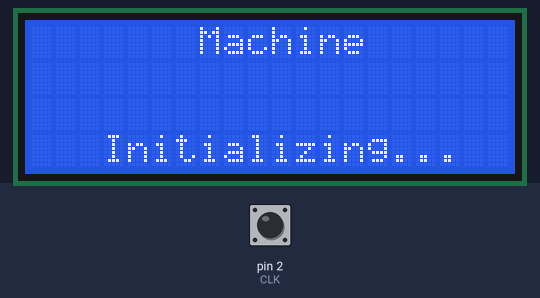
Simulated run of this sketch. Board: Arduino Uno, built with avr-gcc and run on an emulated ATmega328P. Parts: 20×4 character LCD. Inputs (shaded band) come from the test bench; at power-on: pin 2 (CLK) HIGH.

Above: at 0.2 s.
At 4.2 s:
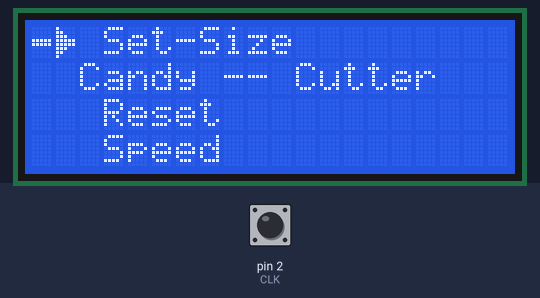

The sketch:

lcd_menu.ino
```cpp
#include <LCD_I2C.h>

#define CLK 2
#define DT 3
#define SW 4

LCD_I2C lcd(0x27, 20, 4);
int rows[4] = {1, 0, 3, 2};

int counter = 0;
int currentStateCLK;
int lastStateCLK;
String currentDir ="";
unsigned long lastButtonPress = 0;
int pageNo = 1;


byte arrow_1[8] =
{
0b00000,
0b00000,
0b00000,
0b11111,
0b11111,
0b00000,
0b00000,
0b00000
};


byte arrow_2[8] =
{
0b10000,
0b11000,
0b11100,
0b11111,
0b11111,
0b11100,
0b11000,
0b10000
};

void setup() {

	pinMode(CLK,INPUT);
	pinMode(DT,INPUT);
	pinMode(SW, INPUT_PULLUP);

	// Setup Serial Monitor
	Serial.begin(9600);
  lcd.begin();
  lcd.backlight();

	lastStateCLK = digitalRead(CLK);

  lcd.setCursor(0, rows[1]);
  lcd.print("       Machine      ");
  lcd.setCursor(0, rows[2]);
  lcd.print("   Initializing...  ");
  delay(4000);
  lcd.clear();
  lcd.createChar(0, arrow_1);
  lcd.createChar(1, arrow_2);

}

void loop() {

	currentStateCLK = digitalRead(CLK);
	if (currentStateCLK != lastStateCLK  && currentStateCLK == 1){
		if (digitalRead(DT) != currentStateCLK) {
			counter --;
			currentDir ="CCW";
		} else {
			counter ++;
			currentDir ="CW";
		}
  }

  if(pageNo == 1){
    lcd.setCursor(2, rows[0]);
    lcd.print("Candy -- Cutter");
    lcd.setCursor(2, rows[1]);
    lcd.print(" Set-Size ");
    lcd.setCursor(2, rows[2]);
    lcd.print(" Speed ");
    lcd.setCursor(2, rows[3]);
    lcd.print(" Reset ");
    lcd.setCursor(0, rows[1]);
    lcd.write(0);
    lcd.setCursor(1, rows[1]);
    lcd.write(1        );


  }


  lastStateCLK = currentStateCLK;
}
```
